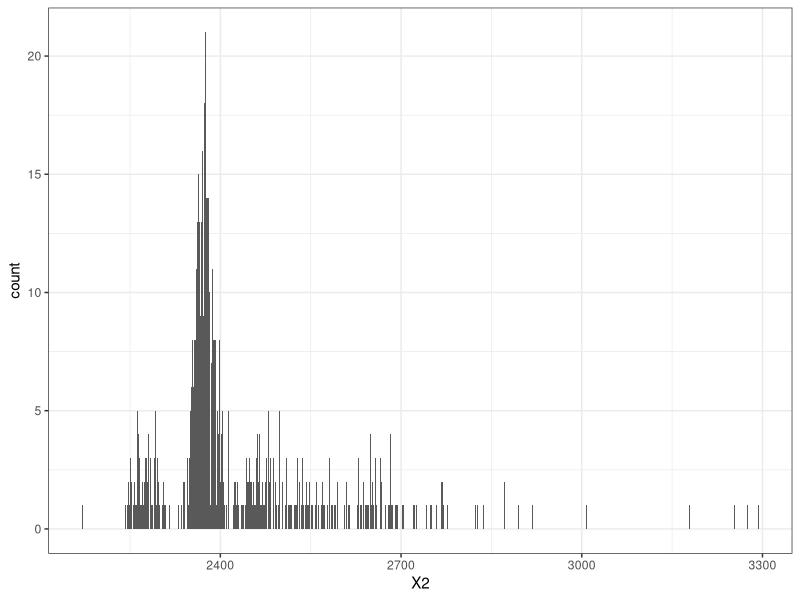
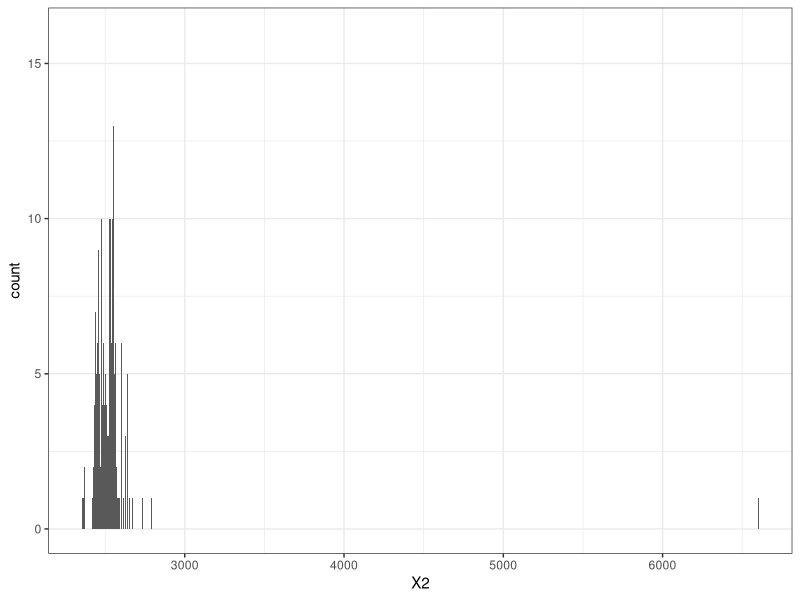
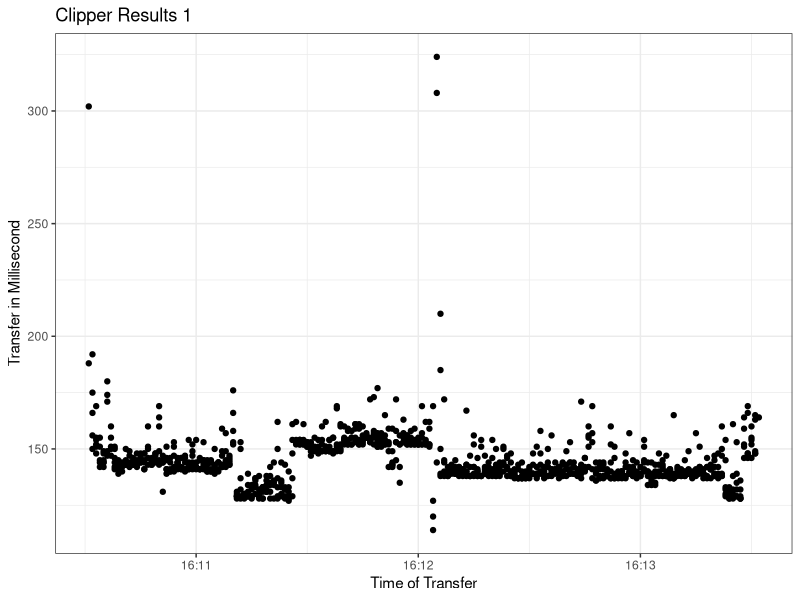
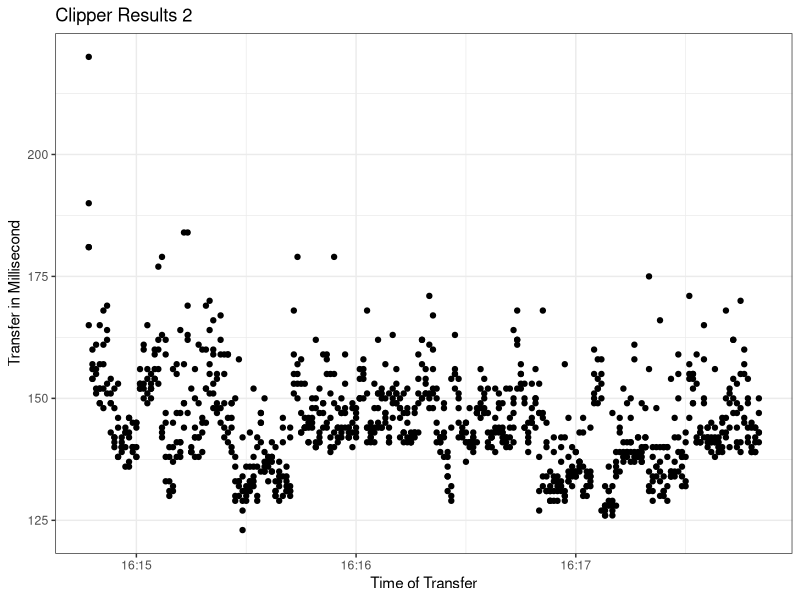
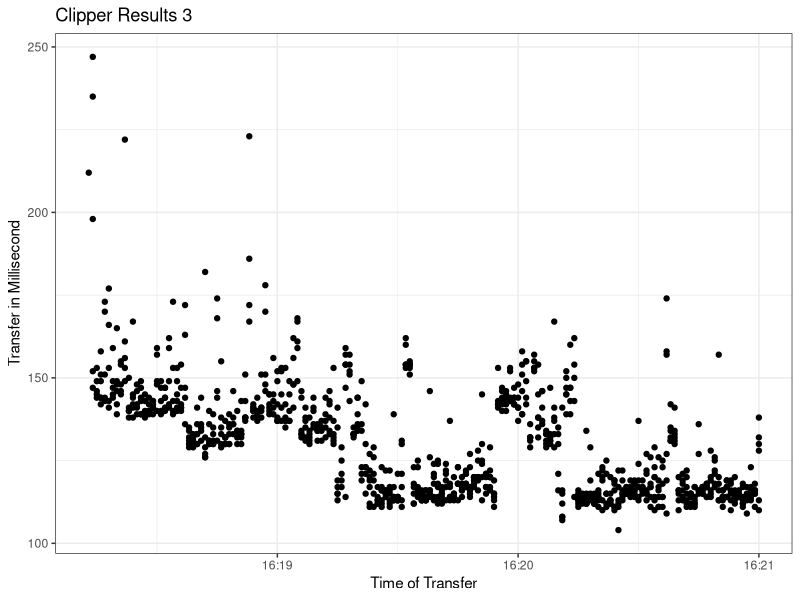
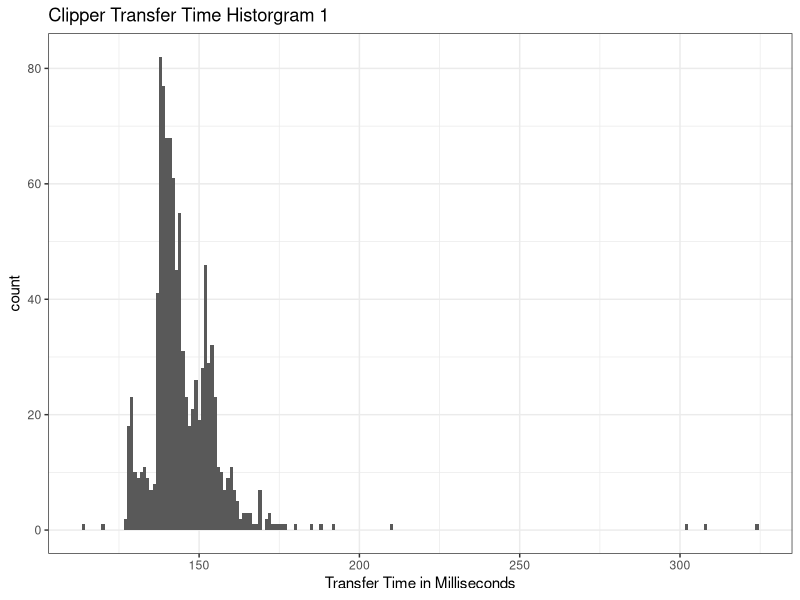
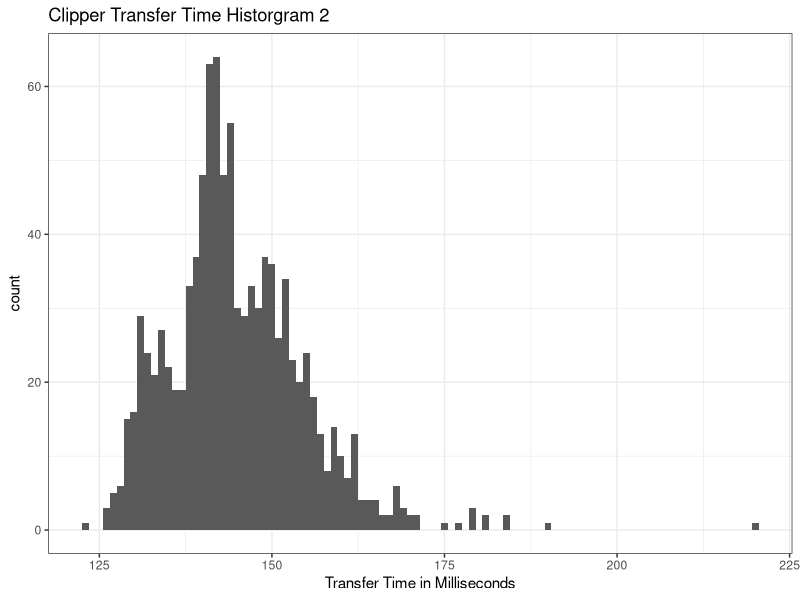
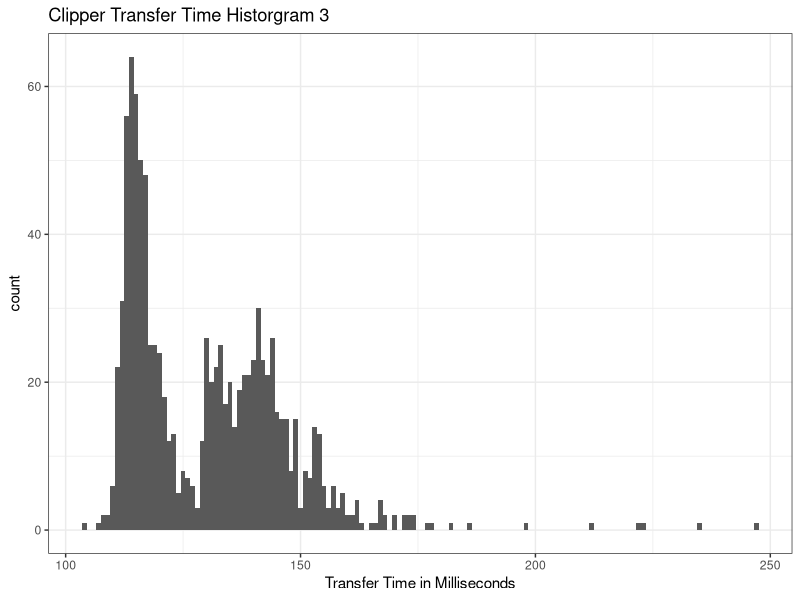

Write the R code that produced these figures, in order.
## ---- chunk 1
library(tidyverse)
library(ggplot2)
library(lubridate)
library(rstatix)
## ---- chunk 2
javaResults01 <- read_csv("results/javaResults01.csv", 
    col_names = FALSE)
javaResults02 <- read_csv("results/javaResults02.csv", 
    col_names = FALSE)
javaResults03 <- read_csv("results/javaResults03.csv", 
    col_names = FALSE)
javaResultsGermany01 <- read_csv("results/javaResultsGermany01.csv", 
    col_names = FALSE)
javaResultsGermany02 <- read_csv("results/javaResultsGermany02.csv", 
    col_names = FALSE)
javaResultsGermany03 <- read_csv("results/javaResultsGermany03.csv", 
    col_names = FALSE)
javaResultsSpain01 <- read_csv("results/javaResultsSpain01.csv", 
    col_names = FALSE)
javaResultsSpain02 <- read_csv("results/javaResultsSpain02.csv", 
    col_names = FALSE)
javaResultsSpain03 <- read_csv("results/javaResultsSpain03.csv", 
    col_names = FALSE)
remote_de_time <- read_csv("results/remote_de_time.csv", col_names = FALSE)
remote_es_time <- read_csv("results/remote_es_time.csv", col_names = FALSE)
## ---- chunk 3
remote_de_time %>% 
 ggplot(aes(x = X2)) +
    geom_histogram(binwidth = 1) +
    theme_bw()
remote_es_time %>% 
    ggplot(aes(x = X2)) +
    geom_histogram(binwidth = 1) +
    theme_bw()

## ---- chunk 4

javaResults01$X1 %>% 
    gsub(pattern = "Sat", replacement ="") %>% 
    gsub(pattern = "EST", replacement = "") %>% 
    gsub(pattern = "2020", replacement = "") %>% 
    gsub(pattern = "Nov 07", replacement = "11/07/2020") ->
    test1

javaResults02$X1 %>% 
    gsub(pattern = "Sat", replacement ="") %>% 
    gsub(pattern = "EST", replacement = "") %>% 
    gsub(pattern = "2020", replacement = "") %>% 
    gsub(pattern = "Nov 07", replacement = "11/07/2020") ->
    test2

javaResults03$X1 %>% 
    gsub(pattern = "Sat", replacement ="") %>% 
    gsub(pattern = "EST", replacement = "") %>% 
    gsub(pattern = "2020", replacement = "") %>% 
    gsub(pattern = "Nov 07", replacement = "11/07/2020") ->
    test3

## ---- chunk 5


javaResults01 %>% 
    mutate(X1 = mdy_hms(test1)) %>% 
    ggplot(aes(x = X1, y = X2)) +
    geom_point() +
    labs(title = "Clipper Results 1") +
    xlab("Time of Transfer") +
    ylab("Transfer in Millisecond") +
    theme_bw()

javaResults02 %>% 
    mutate(X1 = mdy_hms(test2)) %>% 
    ggplot(aes(x = X1, y = X2)) +
    geom_point() +
    labs(title = "Clipper Results 2") +
    xlab("Time of Transfer") +
    ylab("Transfer in Millisecond") +
    theme_bw()

javaResults03 %>% 
    mutate(X1 = mdy_hms(test3)) %>% 
    ggplot(aes(x = X1, y = X2)) +
    geom_point() +
    labs(title = "Clipper Results 3") +
    xlab("Time of Transfer") +
    ylab("Transfer in Millisecond") +
    theme_bw()
## ---- chunk 6
javaResults01 %>% 
    mutate(X1 = mdy_hms(test1)) %>% 
    ggplot(aes(x = X2)) +
    geom_histogram(binwidth = 1) +
    theme_bw() +
    labs(title = "Clipper Transfer Time Historgram 1") +
    xlab("Transfer Time in Milliseconds")

javaResults02 %>% 
    mutate(X1 = mdy_hms(test2)) %>% 
    ggplot(aes(x = X2)) +
    geom_histogram(binwidth = 1) +
    theme_bw() +
    labs(title = "Clipper Transfer Time Historgram 2") +
    xlab("Transfer Time in Milliseconds")

javaResults03 %>% 
    mutate(X1 = mdy_hms(test3)) %>% 
    ggplot(aes(x = X2)) +
    geom_histogram(binwidth = 1) +
    theme_bw() +
    labs(title = "Clipper Transfer Time Historgram 3") +
    xlab("Transfer Time in Milliseconds")
## ---- chunk 7

outliers1 <- boxplot(javaResults01$X2, plot=FALSE)$out

x <-javaResults01
x <- x[-which(javaResults01$X2 %in% outliers1),]

x %>% 
    ggplot(aes(x = X2)) +
    geom_histogram(binwidth = 1) +
    theme_bw() +
    labs(title = "Clipper Transfer Time Historgram 1") +
    xlab("Transfer Time in Milliseconds")


outliers2 <- boxplot(javaResults02$X2, plot=FALSE)$out

x2 <-javaResults02
x2 <- x2[-which(javaResults02$X2 %in% outliers2),]
x2 %>% 
    ggplot(aes(x = X2)) +
    geom_histogram(binwidth = 1) +
    theme_bw() +
    labs(title = "Clipper Transfer Time Historgram 2") +
    xlab("Transfer Time in Milliseconds")

outliers3 <- boxplot(javaResults03$X2, plot=FALSE)$out

x3 <-javaResults03
x3 <- x3[-which(javaResults03$X2 %in% outliers3),]
x3 %>% 
    ggplot(aes(x = X2)) +
    geom_histogram(binwidth = 1) +
    theme_bw() +
    labs(title = "Clipper Transfer Time Historgram 3") +
    xlab("Transfer Time in Milliseconds")
## ---- chunk 8

outliers1 <- boxplot(javaResults01$X2, plot=FALSE)$out

x <-javaResults01
javaResults01 <- x[-which(javaResults01$X2 %in% outliers1),]

javaResults01 %>% 
    ggplot(aes(x = X2)) +
    geom_histogram(binwidth = 5) +
    theme_bw() +
    labs(title = "Clipper Transfer Time Historgram 1") +
    xlab("Transfer Time in Milliseconds")


outliers2 <- boxplot(javaResults02$X2, plot=FALSE)$out

x2 <-javaResults02
javaResults02 <- x2[-which(javaResults02$X2 %in% outliers2),]
javaResults02 %>% 
    ggplot(aes(x = X2)) +
    geom_histogram(binwidth = 5) +
    theme_bw() +
    labs(title = "Clipper Transfer Time Historgram 2") +
    xlab("Transfer Time in Milliseconds")

outliers3 <- boxplot(javaResults03$X2, plot=FALSE)$out

x3 <-javaResults03
javaResults03 <- x3[-which(javaResults03$X2 %in% outliers3),]
javaResults03 %>% 
    ggplot(aes(x = X2)) +
    geom_histogram(binwidth = 5) +
    theme_bw() +
    labs(title = "Clipper Transfer Time Historgram 3") +
    xlab("Transfer Time in Milliseconds")
## ---- chunk 9
ttest_java_results_1_2 <- t.test(javaResults01$X2, javaResults02$X2, var.equal=TRUE)
ttest_java_results_1_2
## ---- chunk 10
ttest_java_results_2_3 <- t.test(javaResults02$X2, javaResults03$X2, var.equal=TRUE)
ttest_java_results_2_3
## ---- chunk 11
ttest_java_results_1_3 <- t.test(javaResults01$X2, javaResults03$X2, var.equal=TRUE)
ttest_java_results_1_3
## ---- chunk 12
clipperFinalResults <- merge(javaResults01, javaResults02, by = c('X1', 'X2'), all=TRUE)
quantile(clipperFinalResults$X2)
message('Max = ', max(clipperFinalResults$X2))
message('Min = ', min(clipperFinalResults$X2))
message('Mean = ',round(mean(clipperFinalResults$X2), digits=2))
message('SD = ', round(sd(clipperFinalResults$X2), digits=2))
## ---- chunk 13
clipperFinalResults %>% 
ggplot(aes(x = X2)) +
    geom_histogram(binwidth = 1) +
    theme_bw() +
    labs(title = "Clipper Final Transfer Times") +
    xlab("Transfer Time in Milliseconds")
## ---- chunk 14

javaResultsGermany01$X1 %>% 
    gsub(pattern = "Sat", replacement ="") %>% 
    gsub(pattern = "EST", replacement = "") %>% 
    gsub(pattern = "2020", replacement = "") %>% 
    gsub(pattern = "Nov 07", replacement = "11/07/2020") ->
    test1

javaResultsGermany02$X1 %>% 
    gsub(pattern = "Sat", replacement ="") %>% 
    gsub(pattern = "EST", replacement = "") %>% 
    gsub(pattern = "2020", replacement = "") %>% 
    gsub(pattern = "Nov 07", replacement = "11/07/2020") ->
    test2

javaResultsGermany03$X1 %>% 
    gsub(pattern = "Sat", replacement ="") %>% 
    gsub(pattern = "EST", replacement = "") %>% 
    gsub(pattern = "2020", replacement = "") %>% 
    gsub(pattern = "Nov 07", replacement = "11/07/2020") ->
    test3

## ---- chunk 15


javaResultsGermany01 %>% 
    mutate(X1 = mdy_hms(test1)) %>% 
    ggplot(aes(x = X1, y = X2)) +
    geom_point() +
    labs(title = "Germany Results 1") +
    xlab("Time of Transfer") +
    ylab("Transfer in Millisecond") +
    theme_bw()

javaResultsGermany02 %>% 
    mutate(X1 = mdy_hms(test2)) %>% 
    ggplot(aes(x = X1, y = X2)) +
    geom_point() +
    labs(title = "Germany Results 2") +
    xlab("Time of Transfer") +
    ylab("Transfer in Millisecond") +
    theme_bw()

javaResultsGermany03 %>% 
    mutate(X1 = mdy_hms(test3)) %>% 
    ggplot(aes(x = X1, y = X2)) +
    geom_point() +
    labs(title = "Germany Results 3") +
    xlab("Time of Transfer") +
    ylab("Transfer in Millisecond") +
    theme_bw()
## ---- chunk 16
javaResultsGermany01 %>% 
    mutate(X1 = mdy_hms(test1)) %>% 
    ggplot(aes(x = X2)) +
    geom_histogram(binwidth = 5) +
    theme_bw() +
    labs(title = "German Transfer Time Historgram 1") +
    xlab("Transfer Time in Milliseconds")

javaResultsGermany02 %>% 
    mutate(X1 = mdy_hms(test2)) %>% 
    ggplot(aes(x = X2)) +
    geom_histogram(binwidth = 5) +
    theme_bw() +
    labs(title = "German Transfer Time Historgram 2") +
    xlab("Transfer Time in Milliseconds")

javaResultsGermany03 %>% 
    mutate(X1 = mdy_hms(test3)) %>% 
    ggplot(aes(x = X2)) +
    geom_histogram(binwidth = 5) +
    theme_bw() +
    labs(title = "German Transfer Time Historgram 3") +
    xlab("Transfer Time in Milliseconds")
## ---- chunk 17

outliers1 <- boxplot(javaResultsGermany01$X2, plot=FALSE)$out

x <-javaResultsGermany01
javaResultsGermany01 <- x[-which(javaResultsGermany01$X2 %in% outliers1),]
javaResultsGermany01 %>% 
    ggplot(aes(x = X2)) +
    geom_histogram(binwidth = 5) +
    theme_bw() +
    labs(title = "Germany Transfer Time Historgram 1") +
    xlab("Transfer Time in Milliseconds")


outliers2 <- boxplot(javaResultsGermany02$X2, plot=FALSE)$out

x2 <-javaResultsGermany02
javaResultsGermany02 <- x2[-which(javaResultsGermany02$X2 %in% outliers2),]
javaResultsGermany02 %>% 
    ggplot(aes(x = X2)) +
    geom_histogram(binwidth = 5) +
    theme_bw() +
    labs(title = "Germany Transfer Time Historgram 2") +
    xlab("Transfer Time in Milliseconds")

outliers3 <- boxplot(javaResultsGermany03$X2, plot=FALSE)$out

x3 <-javaResultsGermany03
javaResultsGermany03 <- x3[-which(javaResultsGermany03$X2 %in% outliers3),]
javaResultsGermany03 %>% 
    ggplot(aes(x = X2)) +
    geom_histogram(binwidth = 5) +
    theme_bw() +
    labs(title = "Germany Transfer Time Historgram 3") +
    xlab("Transfer Time in Milliseconds")
## ---- chunk 18
ttest_java_german_results_1_2 <- t.test(javaResultsGermany01$X2, javaResultsGermany02$X2, var.equal=TRUE)
ttest_java_german_results_1_2
## ---- chunk 19
ttest_java_german_results_2_3 <- t.test(javaResultsGermany02$X2, javaResultsGermany03$X2, var.equal=TRUE)
ttest_java_german_results_2_3
## ---- chunk 20
ttest_java_german_results_1_3 <- t.test(javaResultsGermany01$X2, javaResultsGermany03$X2, var.equal=TRUE)
ttest_java_german_results_1_3
## ---- chunk 21
GermanyFinalResults <- merge(javaResultsGermany01, javaResultsGermany02, by = c('X1', 'X2'), all=TRUE)
GermanyFinalResults <- merge(GermanyFinalResults, javaResultsGermany03, by = c('X1', 'X2'), all=TRUE)
quantile(GermanyFinalResults$X2)
message('Max = ', max(GermanyFinalResults$X2))
message('Min = ', min(GermanyFinalResults$X2))
message('Mean = ',round(mean(GermanyFinalResults$X2), digits=2))
message('SD = ', round(sd(GermanyFinalResults$X2), digits=2))
## ---- chunk 22

javaResultsSpain01$X1 %>% 
    gsub(pattern = "Sat", replacement ="") %>% 
    gsub(pattern = "EST", replacement = "") %>% 
    gsub(pattern = "2020", replacement = "") %>% 
    gsub(pattern = "Nov 07", replacement = "11/07/2020") ->
    test1

javaResultsSpain02$X1 %>% 
    gsub(pattern = "Sat", replacement ="") %>% 
    gsub(pattern = "EST", replacement = "") %>% 
    gsub(pattern = "2020", replacement = "") %>% 
    gsub(pattern = "Nov 07", replacement = "11/07/2020") ->
    test2

javaResultsSpain03$X1 %>% 
    gsub(pattern = "Sat", replacement ="") %>% 
    gsub(pattern = "EST", replacement = "") %>% 
    gsub(pattern = "2020", replacement = "") %>% 
    gsub(pattern = "Nov 07", replacement = "11/07/2020") ->
    test3

## ---- chunk 23


javaResultsSpain01 %>% 
    mutate(X1 = mdy_hms(test1)) %>% 
    ggplot(aes(x = X1, y = X2)) +
    geom_point() +
    labs(title = "Spain Results 1") +
    xlab("Time of Transfer") +
    ylab("Transfer in Millisecond") +
    theme_bw()

javaResultsSpain02 %>% 
    mutate(X1 = mdy_hms(test2)) %>% 
    ggplot(aes(x = X1, y = X2)) +
    geom_point() +
    labs(title = "Spain Results 2") +
    xlab("Time of Transfer") +
    ylab("Transfer in Millisecond") +
    theme_bw()

javaResultsSpain03 %>% 
    mutate(X1 = mdy_hms(test3)) %>% 
    ggplot(aes(x = X1, y = X2)) +
    geom_point() +
    labs(title = "Spain Results 3") +
    xlab("Time of Transfer") +
    ylab("Transfer in Millisecond") +
    theme_bw()
## ---- chunk 24
javaResultsSpain01 %>% 
    mutate(X1 = mdy_hms(test1)) %>% 
    ggplot(aes(x = X2)) +
    geom_histogram(binwidth = 5) +
    theme_bw() +
    labs(title = "Spain Transfer Time Historgram 1") +
    xlab("Transfer Time in Milliseconds")

javaResultsSpain02 %>% 
    mutate(X1 = mdy_hms(test2)) %>% 
    ggplot(aes(x = X2)) +
    geom_histogram(binwidth = 5) +
    theme_bw() +
    labs(title = "Spain Transfer Time Historgram 2") +
    xlab("Transfer Time in Milliseconds")

javaResultsSpain03 %>% 
    mutate(X1 = mdy_hms(test3)) %>% 
    ggplot(aes(x = X2)) +
    geom_histogram(binwidth = 5) +
    theme_bw() +
    labs(title = "Spain Transfer Time Historgram 3") +
    xlab("Transfer Time in Milliseconds")
## ---- chunk 25

outliers1 <- boxplot(javaResultsSpain01$X2, plot=FALSE)$out

x <-javaResultsSpain01
x <- x[-which(javaResultsSpain01$X2 %in% outliers1),]

x %>% 
    ggplot(aes(x = X2)) +
    geom_histogram(binwidth = 5) +
    theme_bw() +
    labs(title = "Spain Transfer Time Historgram 1") +
    xlab("Transfer Time in Milliseconds")


outliers2 <- boxplot(javaResultsSpain02$X2, plot=FALSE)$out

x2 <-javaResultsSpain02
x2 <- x2[-which(javaResultsSpain02$X2 %in% outliers2),]
x2 %>% 
    ggplot(aes(x = X2)) +
    geom_histogram(binwidth = 5) +
    theme_bw() +
    labs(title = "Spain Transfer Time Historgram 2") +
    xlab("Transfer Time in Milliseconds")

outliers3 <- boxplot(javaResultsSpain03$X2, plot=FALSE)$out

x3 <-javaResultsSpain03
x3 <- x3[-which(javaResultsSpain03$X2 %in% outliers3),]
x3 %>% 
    ggplot(aes(x = X2)) +
    geom_histogram(binwidth = 5) +
    theme_bw() +
    labs(title = "Spain Transfer Time Historgram 3") +
    xlab("Transfer Time in Milliseconds")
## ---- chunk 26
range(javaResultsSpain01$X2)
range(javaResultsSpain02$X2)
range(javaResultsSpain03$X2)
## ---- chunk 27
range(javaResultsGermany01$X2)
range(javaResultsGermany02$X2)
range(javaResultsGermany03$X2)
## ---- chunk 28
ttest_java_spain_results_1_2 <- t.test(javaResultsSpain01$X2, javaResultsSpain02$X2, var.equal=TRUE)
ttest_java_spain_results_1_2
## ---- chunk 29
ttest_java_spain_results_2_3 <- t.test(javaResultsSpain02$X2, javaResultsSpain03$X2, var.equal=TRUE)
ttest_java_spain_results_2_3
## ---- chunk 30
ttest_java_spain_results_1_3 <- t.test(javaResultsSpain01$X2, javaResultsSpain03$X2, var.equal=TRUE)
ttest_java_spain_results_1_3
## ---- chunk 31
spainFinalResults <- merge(javaResultsSpain01, javaResultsSpain02, by = c('X1', 'X2'), all=TRUE)
spainFinalResults <- merge(spainFinalResults, javaResultsSpain03, by = c('X1', 'X2'), all=TRUE)
quantile(spainFinalResults$X2)
message('Max = ', max(spainFinalResults$X2))
message('Min = ', min(spainFinalResults$X2))
message('Mean = ',round(mean(spainFinalResults$X2), digits=2))
message('Range =') 
range(spainFinalResults$X2)
## ---- chunk 32
results <- t.test(javaResultsSpain01$X2, javaResultsGermany01$X2, var.equal=TRUE)
results
## ---- chunk 33
results <- t.test(javaResultsSpain01$X2, javaResultsGermany02$X2, var.equal=TRUE)
results
## ---- chunk 34
results <- t.test(javaResultsSpain01$X2, javaResultsGermany03$X2, var.equal=TRUE)
results
## ---- chunk 35
results <- t.test(javaResultsSpain02$X2, javaResultsGermany01$X2, var.equal=TRUE)
results
## ---- chunk 36
results <- t.test(javaResultsSpain02$X2, javaResultsGermany02$X2, var.equal=TRUE)
results
## ---- chunk 37
results <- t.test(javaResultsSpain03$X2, javaResultsGermany03$X2, var.equal=TRUE)
results
## ---- chunk 38
results <- t.test(javaResultsSpain03$X2, javaResultsGermany01$X2, var.equal=TRUE)
results
## ---- chunk 39
results <- t.test(javaResultsSpain03$X2, javaResultsGermany02$X2, var.equal=TRUE)
results
## ---- chunk 40
results <- t.test(javaResultsSpain03$X2, javaResultsGermany03$X2, var.equal=TRUE)
results
